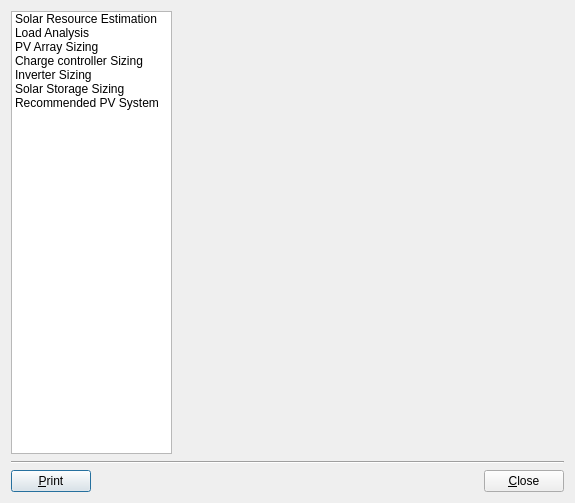
<?xml version="1.0" encoding="UTF-8"?>
<ui version="4.0">
 <class>PreferenceDialog</class>
 <widget class="QDialog" name="PreferenceDialog">
  <property name="geometry">
   <rect>
    <x>0</x>
    <y>0</y>
    <width>575</width>
    <height>503</height>
   </rect>
  </property>
  <property name="cursor">
   <cursorShape>ArrowCursor</cursorShape>
  </property>
  <property name="windowTitle">
   <string>Dialog</string>
  </property>
  <layout class="QVBoxLayout" name="verticalLayout_2">
   <item>
    <layout class="QHBoxLayout" name="horizontalLayout_3">
     <item>
      <widget class="QListWidget" name="listWidget">
       <property name="minimumSize">
        <size>
         <width>161</width>
         <height>443</height>
        </size>
       </property>
       <property name="maximumSize">
        <size>
         <width>161</width>
         <height>443</height>
        </size>
       </property>
       <item>
        <property name="text">
         <string>Solar Resource Estimation</string>
        </property>
       </item>
       <item>
        <property name="text">
         <string>Load Analysis</string>
        </property>
       </item>
       <item>
        <property name="text">
         <string>PV Array Sizing</string>
        </property>
       </item>
       <item>
        <property name="text">
         <string>Charge controller Sizing</string>
        </property>
       </item>
       <item>
        <property name="text">
         <string>Inverter Sizing</string>
        </property>
       </item>
       <item>
        <property name="text">
         <string>Solar Storage Sizing</string>
        </property>
       </item>
       <item>
        <property name="text">
         <string>Recommended PV System</string>
        </property>
       </item>
      </widget>
     </item>
     <item>
      <layout class="QVBoxLayout" name="verticalLayout">
       <item>
        <widget class="QStackedWidget" name="stackedWidget"/>
       </item>
      </layout>
     </item>
    </layout>
   </item>
   <item>
    <widget class="Line" name="line">
     <property name="orientation">
      <enum>Qt::Horizontal</enum>
     </property>
    </widget>
   </item>
   <item>
    <layout class="QHBoxLayout" name="horizontalLayout_2">
     <item>
      <widget class="QPushButton" name="printPushButton">
       <property name="text">
        <string>&amp;Print</string>
       </property>
      </widget>
     </item>
     <item>
      <spacer name="horizontalSpacer">
       <property name="orientation">
        <enum>Qt::Horizontal</enum>
       </property>
       <property name="sizeHint" stdset="0">
        <size>
         <width>40</width>
         <height>20</height>
        </size>
       </property>
      </spacer>
     </item>
     <item>
      <widget class="QPushButton" name="closePushButton">
       <property name="text">
        <string>&amp;Close</string>
       </property>
      </widget>
     </item>
    </layout>
   </item>
  </layout>
 </widget>
 <resources/>
 <connections>
  <connection>
   <sender>closePushButton</sender>
   <signal>clicked()</signal>
   <receiver>PreferenceDialog</receiver>
   <slot>close()</slot>
   <hints>
    <hint type="sourcelabel">
     <x>625</x>
     <y>597</y>
    </hint>
    <hint type="destinationlabel">
     <x>506</x>
     <y>586</y>
    </hint>
   </hints>
  </connection>
 </connections>
</ui>
